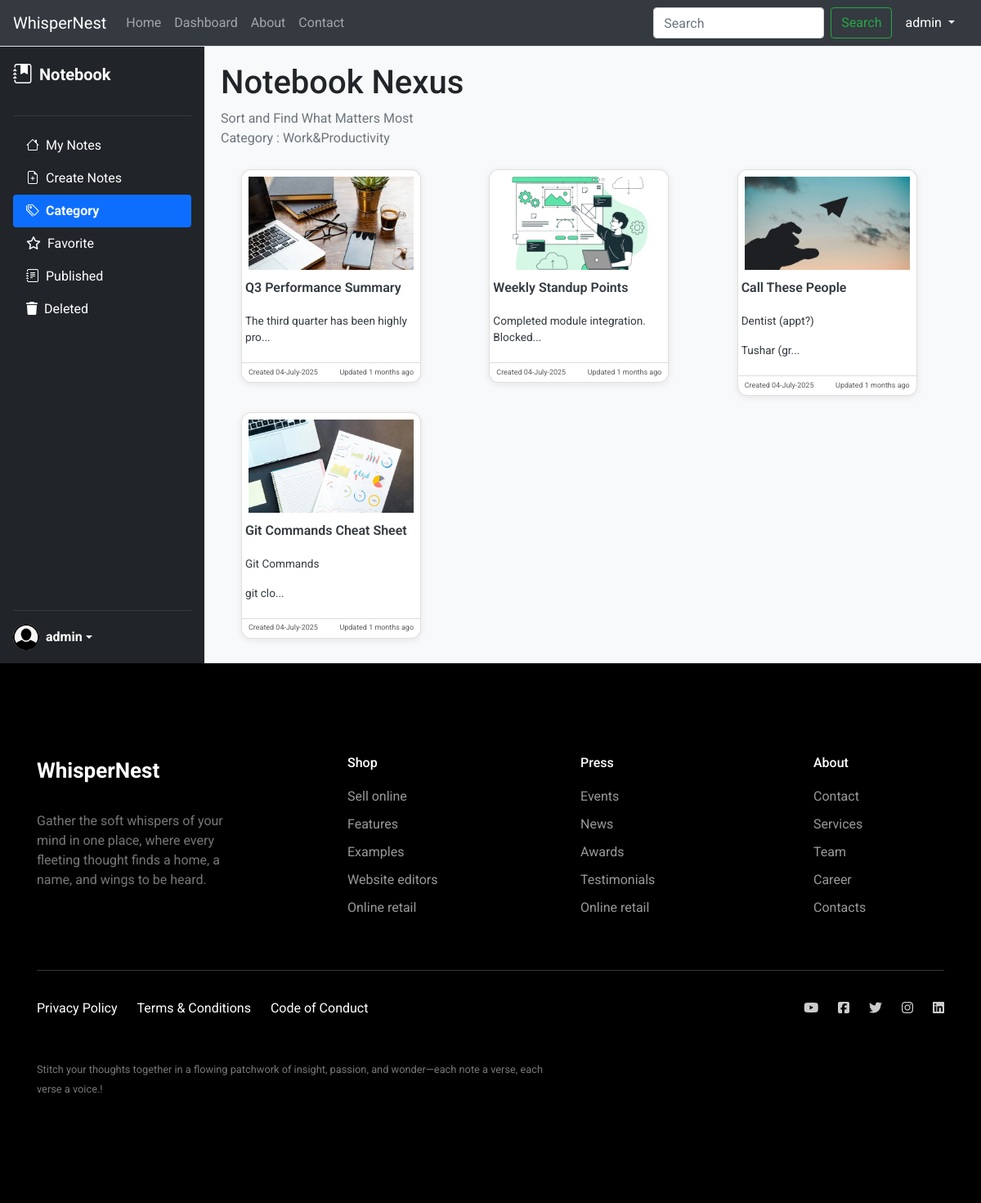
/category/2 (signed in), run on the app's committed database.
### app/models.py (models this page shows)
class User(db.Model, UserMixin):
    id = db.Column(db.Integer, primary_key=True)
    username = db.Column(db.String(150), unique=True, nullable=False)
    name = db.Column(db.String(200), unique=True, nullable=False)
    email = db.Column(db.String(150), unique=True, nullable=False)
    image_file = db.Column(db.String(120), nullable=True)
    password = db.Column(db.String(256), nullable=False)

class Category(db.Model):
    id = db.Column(db.Integer, primary_key=True)
    name = db.Column(db.String(100), unique=True, nullable=False)
    image_file = db.Column(db.String(120), nullable=True)

class Note(db.Model):
    id = db.Column(db.Integer, primary_key=True)
    title = db.Column(db.String(200), nullable=False)
    content = db.Column(db.Text, nullable=False)
    image_file = db.Column(db.String(120), nullable=True)
    created_at = db.Column(db.DateTime, default=datetime.utcnow)
    updated_at = db.Column(db.DateTime, default=datetime.utcnow)
    user_id = db.Column(db.Integer, db.ForeignKey('user.id'), nullable=False)
    user = db.relationship('User', backref='notes')
    category_id = db.Column(db.Integer, db.ForeignKey('category.id'))
    category = db.relationship('Category', backref='notes')
    favorite = db.Column(db.Boolean, default=False)
    status = db.Column(db.Boolean, default=False)
    publish = db.Column(db.Boolean, default=False)
    @property
    def time_since_created(self):
        delta = datetime.utcnow() - self.updated_at
        seconds = delta.total_seconds()
        if seconds < 60:
            return f"{int(seconds)} seconds ago"
        elif seconds < 3600:
            return f"{int(seconds // 60)} minutes ago"
        elif seconds < 86400:
            return f"{int(seconds // 3600)} hours ago"
        elif seconds < 2592000:
            return f"{int(seconds // 86400)} days ago"
        else:
            return f"{int(seconds // 2592000)} months ago"

### app/routes.py (the view)
@main.route('/category/<int:cat_id>')
def category_notes(cat_id):
    notes = Note.query.filter_by(user_id=current_user.id, category_id=cat_id, status=True).all()
    category_name = Category.query.filter_by(id=cat_id).first()
    all_category = Category.query.all()
    return render_template("dashboard.html", notes=notes, all_category=all_category, category_name=category_name,
                           view_type="category")

### app/__init__.py (called while the page is built)
def create_app():
    app = Flask(__name__)
    app.config.from_object(Config)
    db.init_app(app)
    migrate = Migrate(app, db)
    login_manager.init_app(app)
    from .models import User  # <-- required here too
    @login_manager.user_loader
    def load_user(user_id):
        return User.query.get(int(user_id))
    from .routes import main
    app.register_blueprint(main)
    return app

### app/templates/dashboard.html (shortened to what this page needs)
{% extends 'base.html' %}
{% block content %}
<div class="d-flex dashboard-main">
    <div class="sidebar d-flex flex-column p-3">
        <a href="/" class="d-flex align-items-center mb-3 text-white text-decoration-none">
            <i class="bi bi-journal-bookmark-fill fs-4 me-2"></i>
            <span class="fs-5 fw-bold">Notebook</span>
        </a>
        <hr style="border-color: gray;">
        <ul class="nav nav-pills flex-column mb-auto">
            <li><a href="{{ url_for('main.dashboard') }}" class="nav-link {% if view_type == 'all' %}active{% endif %}"><i class="bi bi-house me-2"></i>My
                Notes</a></li>
            <li><a href="{{ url_for('main.create_note') }}" class="nav-link"><i
                    class="bi bi-file-earmark-plus me-2"></i>Create Notes</a></li>
            <li>
                <a data-bs-toggle="collapse" href="#homeSubmenu" role="button" aria-expanded="false" class="nav-link {% if view_type == 'category' %}active{% endif %}">
                    <i class="bi bi-tags me-2"></i>Category
                </a>
            </li>
            <li><a href="{{ url_for('main.favorite_notes') }}" class="nav-link {% if view_type == 'favorites' %}active{% endif %}"><i class="fa-regular fa-star me-2"></i>Favorite</a></li>
            <li><a href="{{ url_for('main.published_notes') }}" class="nav-link {% if view_type == 'published' %}active{% endif %}"><i class="bi bi-journal-text me-2"></i>Published</a></li>
            <li><a href="{{ url_for('main.deleted_notes') }}" class="nav-link {% if view_type == 'deleted' %}active{% endif %}"><i class="fa-solid fa-trash me-2"></i>Deleted</a></li>
        </ul>
        <hr style="border-color: gray;">
        <div class="dropdown">
            <a href="#" class="d-flex align-items-center text-white text-decoration-none dropdown-toggle"
               data-bs-toggle="dropdown">
                {% if current_user.image_file %}
                <img src="{{ url_for('static', filename='profile/' ~ current_user.image_file) }}" alt="" width="32" height="32" class="rounded-circle me-2">
                {% else %}
                <img src="{{ url_for('static', filename='profile/user.png') }}" alt="" width="32" height="32" class="rounded-circle me-2">
                {% endif %}
                <strong>{{current_user.username}}</strong>
            </a>
        </div>
    </div>
    <div class="main-content">
        <h1>Notebook Nexus</h1>
        <p class="text-muted">
            {% if view_type == 'all' %} NotesTake good notes from now on
            {% elif view_type == 'category' %} Sort and Find What Matters Most<br>Category : {{category_name.name}}
            {% elif view_type == 'favorites' %} Quick Access to What You Cherish Most
            {% elif view_type == 'published' %} Your Public Thoughts, Open to All
            {% elif view_type == 'deleted' %} Recently Removed, Not Yet Forgotten
            {% endif %}
        </p>
        <div class="d-flex flex-wrap">
            {% for note in notes %}
            <div class="col note-card">
                    <div class="card h-auto dashboard-cards">
                <a class="text-decoration-none text-dark" href="{{ url_for('main.view_note', note_id=note.id) }}">
                        {% if note.image_file %}
                        <img class="thumb card-img-top p-2"
                             src="{{ url_for('static', filename='uploads/' ~ note.image_file) }}"
                             alt="note image">
                        {% else %}
                        <img class="thumb card-img-top p-2"
                             src="{{ url_for('static', filename='uploads/' ~ note.category.image_file) }}"
                             alt="note image">
                        {% endif %}
                        <div class="card-body p-1 mb-0">
                            <h5 class="card-title">{{note.title}}</h5>
                            <p class="card-text">{{note.content[:40] | safe }}...</p>
                        </div>
                        <div class="card-footer d-flex position-relative">
                            <small class="text-body-secondary">Created {{note.created_at.strftime('%d-%B-%Y')}}</small>
                            <small class="text-body-secondary position-absolute end-0 me-2">Updated {{
                                note.time_since_created
                                }}</small>
                        </div>
                </a>
                    </div>
            </div>
            {% endfor %}
        </div>
    </div>
</div>
{% endblock %}

### app/templates/header.html (shortened to what this page needs)
<nav class="navbar navbar-expand-lg navbar bg-dark border-bottom border-body" data-bs-theme="dark">
    <div class="container-fluid">
        <a class="navbar-brand" href="{{ url_for('main.home') }}">WhisperNest</a>
        <div class="collapse navbar-collapse" id="navbarSupportedContent">
            <ul class="navbar-nav me-auto mb-2 mb-lg-0">
                <li class="nav-item">
                    <a class="nav-link {% if request.endpoint == 'main.home' %}active{% endif %}" aria-current="page" href="{{ url_for('main.home') }}">Home</a>
                </li>
                <li class="nav-item">
                    <a class="nav-link {% if request.endpoint == 'main.dashboard' %}active{% endif %}" href="{{ url_for('main.dashboard') }}">Dashboard</a>
                </li>
                <li class="nav-item">
                    <a class="nav-link {% if request.endpoint == 'main.about' %}active{% endif %}" href="#">About</a>
                </li>
                <li class="nav-item">
                    <a class="nav-link {% if request.endpoint == 'main.contact' %}active{% endif %}" href="{{ url_for('main.contact') }}">Contact</a>
                </li>
            </ul>
            <form class="d-flex" role="search">
                <input class="form-control me-2" type="search" placeholder="Search" aria-label="Search"/>
                <button class="btn btn-outline-success" type="submit">Search</button>
            </form>
            {% if current_user.is_authenticated %}
            <div class="nav-item dropdown">
                <a class="nav-link dropdown-toggle text-white" href="#" role="button" data-bs-toggle="dropdown"
                   aria-expanded="false">
                    {{current_user.username}}
                </a>
            </div>
            {% endif %}
        </div>
    </div>
</nav>

### app/static/css/style.css (style rules this page uses)
.container-fluid { padding-left: 0 !important; padding-right: 0 !important; }
body { margin: 0; }
.dashboard-main { border-radius: 12px; box-shadow: 0 2px 8px rgba(0, 0, 0, 0.08); }
.dashboard-cards { width: 220px; height: 310px; overflow: hidden; font-size: 0.85rem; border-radius: 12px; box-shadow: 0 2px 8px rgba(0, 0, 0, 0.08); transition: transform 0.2s; }
.dashboard-cards .card-img-top.thumb { width: 100%; height: 130px; object-fit: cover; border-radius: 8px 8px 0 0; }
.dashboard-cards .card-body { padding: 10px; text-align: left; }
.dashboard-cards .card-title { font-size: 1rem; font-weight: 600; margin-bottom: 0.3rem; white-space: nowrap; overflow: hidden; text-overflow: ellipsis; }
.dashboard-cards .card-text { font-size: 0.8rem; line-height: 1.2; max-height: 36px; overflow: hidden; text-overflow: ellipsis; }
.dashboard-cards .card-footer { font-size: 0.7rem; padding: 0.3rem 0.5rem; background-color: transparent; border-top: 1px solid #ddd; display: flex; justify-content: space-between; color: #6c757d; }
body { margin: 0; display: flex; min-height: 100vh; overflow-x: hidden; }
.sidebar { min-width: 250px; max-width: 250px; background-color: #212529; color: white; flex-shrink: 0; }
.sidebar .nav-link { color: #fff; font-size: 16px; }
.sidebar .nav-link.active { background-color: #0d6efd; color: #fff; }
.main-content { flex-grow: 1; padding: 20px; background-color: #f8f9fa; }
.note-card { margin: 10px; }
.nav-link.active { background-color: #0d6efd; color: white; font-weight: bold; }

### app/static/css/contact.css (style rules this page uses)
* { box-sizing: border-box; }
ul { list-style: none; padding: 0; }

### app/static/css/footer.css (style rules this page uses)
body { font-family: "Roboto", -apple-system, BlinkMacSystemFont, "Segoe UI", Roboto, "Helvetica Neue", Arial, "Noto Sans", sans-serif, "Apple Color Emoji", "Segoe UI Emoji", "Segoe UI Symbol", "Noto Color Emoji"; }
h1, h2, h3, h4, h5, h6, .h1, .h2, .h3, .h4, .h5, .h6 { font-family: "Roboto", -apple-system, BlinkMacSystemFont, "Segoe UI", Roboto, "Helvetica Neue", Arial, "Noto Sans", sans-serif, "Apple Color Emoji", "Segoe UI Emoji", "Segoe UI Symbol", "Noto Color Emoji"; }
a { -webkit-transition: .3s all ease; -o-transition: .3s all ease; transition: .3s all ease; }
a, a:hover { text-decoration: none !important; }

### data on the page
User: username "admin"
Category: name "Work&Productivity"
Note: image_file (picture), title "Q3 Performance Summary", content "The third quarter has been highly pro", created_at "04-July-2025", time_since_created "1 months ago"
Note: image_file (picture), title "Weekly Standup Points", content "Completed module integration. Blocked", created_at "04-July-2025", time_since_created "1 months ago"
Note: image_file (picture), title "Call These People", content "Dentist (appt?) Tushar (gr", created_at "04-July-2025", time_since_created "1 months ago"
Note: image_file (picture), title "Git Commands Cheat Sheet", content "Git Commands git clo", created_at "04-July-2025", time_since_created "1 months ago"
